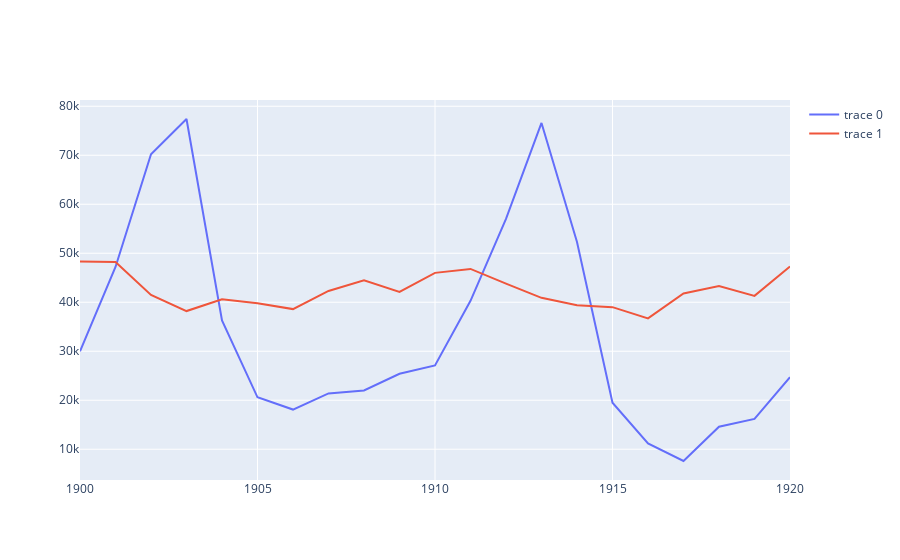

Notebook code cell kept with this figure:
### Markdown cell above
Построим линейный тренд, который сравнивает популяции зайцев (`hare`) и морковки (`carrot`) за все годы:

### Code cell
# создаем объект для линии для зайцев:
trace_hare = go.Scatter(  
    x=forest['year'],
    y=forest['hare']
)
# создаем объект для линии для морковок:
trace_carrot = go.Scatter(
    x=forest['year'],
    y=forest['carrot']
)
# записываем наши объекты в список
our_data = [trace_hare, trace_carrot] 

fig = go.Figure(our_data) # визуализируем

fig.show() # демонстрируем график

### Figure 1 — Plotly figure (JSON) as saved in the notebook; plotly's stock layout.template omitted (floating-point values rounded to 4 significant figures)
{"data": [{"type": "scatter", "x": [1900, 1901, 1902, 1903, 1904, 1905, 1906, 1907, 1908, 1909, 1910, 1911, 1912, 1913, 1914, 1915, 1916, 1917, 1918, 1919, 1920], "y": [30000, 47200, 70200, 77400, 36300, 20600, 18100, 21400, 22000, 25400, 27100, 40300, 57000, 76600, 52300, 19500, 11200, 7600, 14600, 16200, 24700]}, {"type": "scatter", "x": [1900, 1901, 1902, 1903, 1904, 1905, 1906, 1907, 1908, 1909, 1910, 1911, 1912, 1913, 1914, 1915, 1916, 1917, 1918, 1919, 1920], "y": [48300, 48200, 41500, 38200, 40600, 39800, 38600, 42300, 44500, 42100, 46000, 46800, 43800, 40900, 39400, 39000, 36700, 41800, 43300, 41300, 47300]}], "layout": {}}
